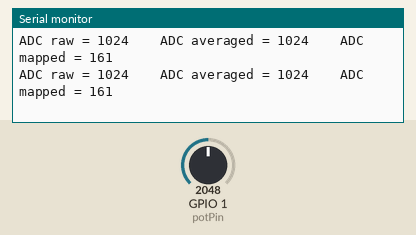
Recording of a sketch running on a simulated ESP32. On the bench: the last lines printed to the serial monitor. The test bench sets the inputs (shaded band); at power-on: GPIO 1 (potPin) = 2048 (analog values on the 0–4095 scale).

Above: at 1.2 s.
1.3 s: GPIO 1 (potPin) set to 1993
At 2.0 s:
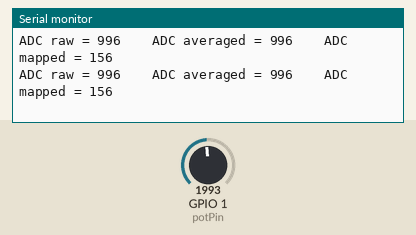
4.3 s: GPIO 1 (potPin) set to 2047
At 5.1 s:
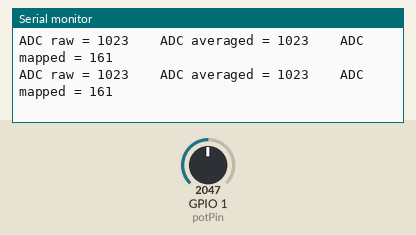
7.3 s: GPIO 1 (potPin) set to 1228
At 8.2 s:
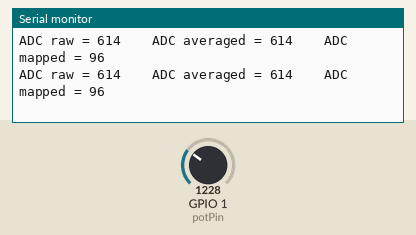
10.3 s: GPIO 1 (potPin) set to 2866
At 11.2 s:
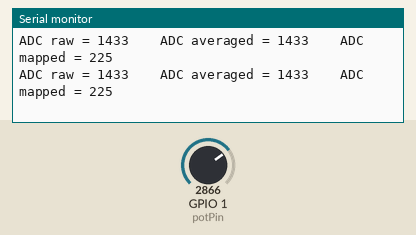
Timing chart, 0 to 12.0 s (numbered marks = the images above; inputs shaded):
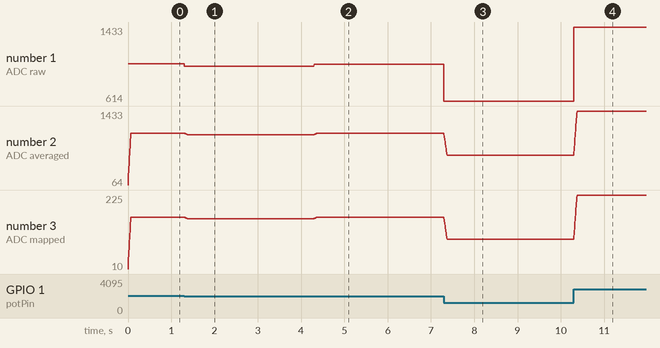

The sketch:

usingExampleToTestPot.ino
```cpp
//POT

//POT PROBLEM ONE
/*
1. ADC Pot read is too jumpy

2. Pot doesn't respond full term


*/

//const int pinRBG = 38;

const int potPin =1;


const int numReads =16;


//ARRAY
int reading[numReads];

int count =0;


void setup() {
  // put your setup code here, to run once:
  Serial.begin(115200);
  analogReadResolution(11);

}

void loop() {
  // put your main code here, to run repeatedly:
  reading[count] = analogRead(potPin);
  count++;
  if (count >= numReads)
  {
    count =0;
  }

  int sum = 0;

  for (int i=0; i < numReads; i++)
  {
    sum += reading[i];
  }

  int analogValue = sum / numReads;

  int mapVal = map(analogValue, 0, 1618, 0, 255);

  rgbLedWrite(38, mapVal, mapVal, 0);

  Serial.printf("ADC raw = %i \t ADC averaged = %i \t ADC mapped = %i \n", analogRead(potPin), analogValue, mapVal);


}
```

Measured:
- after the input at 1.3 s, the serial monitor: prints a new line at once (image 1)
- after the input at 4.3 s, the serial monitor: prints a new line at once (image 2)
- after the input at 7.3 s, the serial monitor: prints a new line at once (image 3)
- after the input at 10.3 s, the serial monitor: prints a new line at once (image 4)
- plotted number 1: 1024 → 996 after the input at 1.3 s, 996 → 1023 after the input at 4.3 s, 1023 → 614 after the input at 7.3 s, 614 → 1433 after the input at 10.3 s
- plotted number 2: 1024 → 996 after the input at 1.3 s, 996 → 1023 after the input at 4.3 s, 1023 → 614 after the input at 7.3 s, 614 → 1433 after the input at 10.3 s
- plotted number 3: 161 → 156 after the input at 1.3 s, 161 → 96 after the input at 7.3 s, 96 → 225 after the input at 10.3 s
